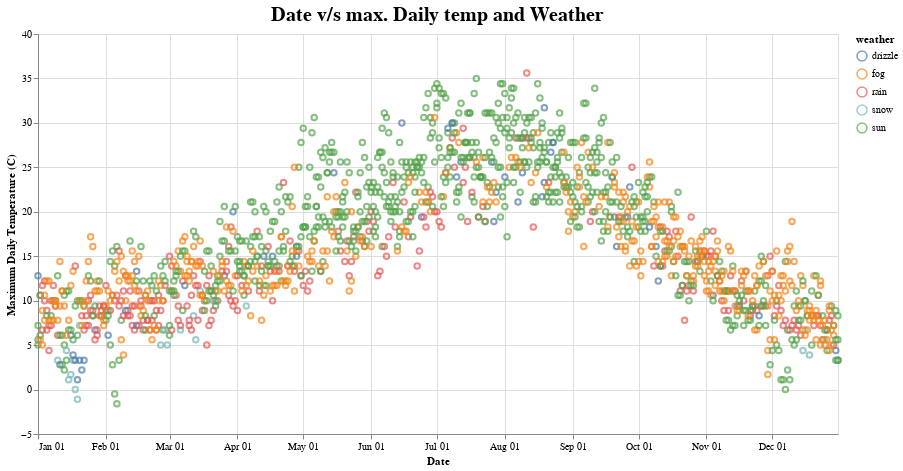

The cell this chart's notebook holds for it:
### Markdown cell above
This example shows how to add a simple rectangular brush to a scatter plot. By clicking and dragging on the plot, you can highlight points within the range

### Code cell
brush = alt.selection_interval()    # For a continuous selection
color = alt.Color('weather:N')

points = alt.Chart(weather).mark_point().encode(
 alt.X('monthdate(date):T', title='Date'),
 alt.Y('temp_max:Q', title='Maximum Daily Temperature (C)'),
 color=alt.condition(brush, color, alt.value('lightgray'))
).add_selection(
    brush
).properties(
    width=800,
    height=400
).properties(
    title='Date v/s max. Daily temp and Weather'  # adding title to the chart
)

points.configure_title(  # chart title configuration 
    fontSize=20,
    font='Courier',
    anchor='middle',
    color='black'
)

### Figure 1 — Vega-Lite specification as saved in the notebook (floating-point values rounded to 4 significant figures; data arrays with more than 128 entries replaced by an {"elided": "..."} marker saying what was removed)
{"config": {"view": {"continuousWidth": 400, "continuousHeight": 300}, "title": {"anchor": "middle", "color": "black", "font": "Courier", "fontSize": 20}}, "data": {"name": "data-830c39fec90146253fb06a06c26374ef"}, "mark": "point", "encoding": {"color": {"condition": {"type": "nominal", "field": "weather", "selection": "selector002"}, "value": "lightgray"}, "x": {"type": "temporal", "field": "date", "timeUnit": "monthdate", "title": "Date"}, "y": {"type": "quantitative", "field": "temp_max", "title": "Maximum Daily Temperature (C)"}}, "height": 400, "selection": {"selector002": {"type": "interval"}}, "title": "Date v/s max. Daily temp and Weather", "width": 800, "$schema": "https://vega.github.io/schema/vega-lite/v4.8.1.json", "datasets": {"data-830c39fec90146253fb06a06c26374ef": {"elided": "1461 records"}}}
